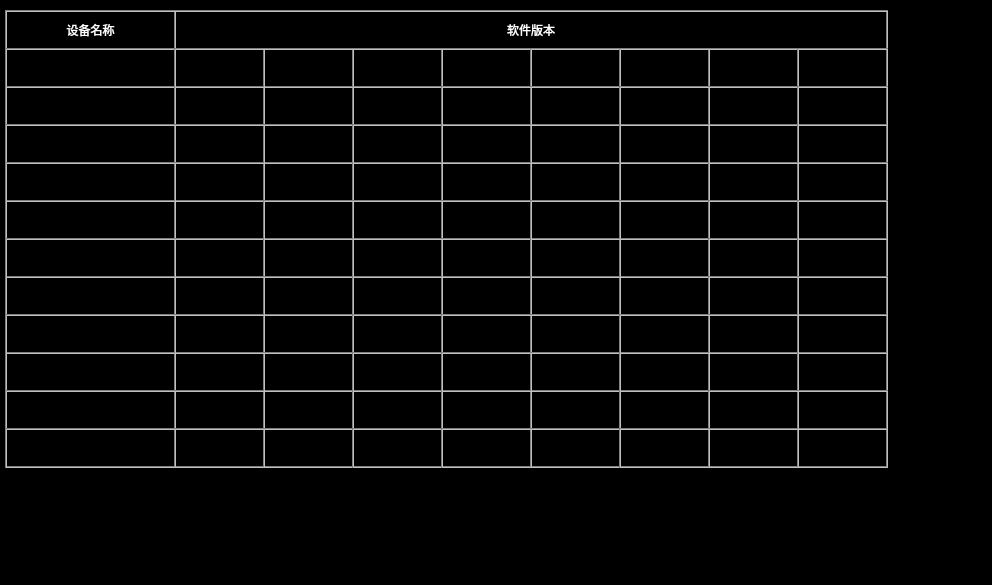
 <widget class="QDialog" name="TableControl">
  <property name="geometry">
   <rect>
    <x>0</x>
    <y>0</y>
    <width>992</width>
    <height>585</height>
   </rect>
  </property>
  <property name="windowTitle">
   <string>Dialog</string>
  </property>
  <property name="styleSheet">
   <string notr="true">QLabel
{
	color: white;
	border: 2px groove, gray;
    border-color: gray;
	font: 18px, &quot;微软雅黑&quot;;
}

QWidget
{
	background-color: black;
}

QPushButton
{
	font: 18px, &quot;微软雅黑&quot;;
    color: black;
	background-color: rgb(133, 133, 198);
	border:1px solid white;
	border-radius: 5px;
}</string>
  </property>
  <widget class="QLabel" name="lblVersion11A2">
   <property name="geometry">
    <rect>
     <x>797</x>
     <y>428</y>
     <width>91</width>
     <height>40</height>
    </rect>
   </property>
   <property name="text">
    <string/>
   </property>
   <property name="alignment">
    <set>Qt::AlignCenter</set>
   </property>
  </widget>
  <widget class="QLabel" name="lblVersion6D1">
   <property name="geometry">
    <rect>
     <x>441</x>
     <y>238</y>
     <width>91</width>
     <height>40</height>
    </rect>
   </property>
   <property name="text">
    <string/>
   </property>
   <property name="alignment">
    <set>Qt::AlignCenter</set>
   </property>
  </widget>
  <widget class="QLabel" name="lblVersion8A1">
   <property name="geometry">
    <rect>
     <x>174</x>
     <y>314</y>
     <width>91</width>
     <height>40</height>
    </rect>
   </property>
   <property name="text">
    <string/>
   </property>
   <property name="alignment">
    <set>Qt::AlignCenter</set>
   </property>
  </widget>
  <widget class="QLabel" name="lblVersion4C2">
   <property name="geometry">
    <rect>
     <x>619</x>
     <y>162</y>
     <width>91</width>
     <height>40</height>
    </rect>
   </property>
   <property name="text">
    <string/>
   </property>
   <property name="alignment">
    <set>Qt::AlignCenter</set>
   </property>
  </widget>
  <widget class="QLabel" name="lblVersion1D1">
   <property name="geometry">
    <rect>
     <x>441</x>
     <y>48</y>
     <width>91</width>
     <height>40</height>
    </rect>
   </property>
   <property name="text">
    <string/>
   </property>
   <property name="alignment">
    <set>Qt::AlignCenter</set>
   </property>
  </widget>
  <widget class="QLabel" name="lblVersion9A2">
   <property name="geometry">
    <rect>
     <x>797</x>
     <y>352</y>
     <width>91</width>
     <height>40</height>
    </rect>
   </property>
   <property name="text">
    <string/>
   </property>
   <property name="alignment">
    <set>Qt::AlignCenter</set>
   </property>
  </widget>
  <widget class="QLabel" name="lblVersion4B2">
   <property name="geometry">
    <rect>
     <x>708</x>
     <y>162</y>
     <width>91</width>
     <height>40</height>
    </rect>
   </property>
   <property name="text">
    <string/>
   </property>
   <property name="alignment">
    <set>Qt::AlignCenter</set>
   </property>
  </widget>
  <widget class="QLabel" name="lblVersion6C2">
   <property name="geometry">
    <rect>
     <x>619</x>
     <y>238</y>
     <width>91</width>
     <height>40</height>
    </rect>
   </property>
   <property name="text">
    <string/>
   </property>
   <property name="alignment">
    <set>Qt::AlignCenter</set>
   </property>
  </widget>
  <widget class="QLabel" name="lblVersion5C2">
   <property name="geometry">
    <rect>
     <x>619</x>
     <y>200</y>
     <width>91</width>
     <height>40</height>
    </rect>
   </property>
   <property name="text">
    <string/>
   </property>
   <property name="alignment">
    <set>Qt::AlignCenter</set>
   </property>
  </widget>
  <widget class="QLabel" name="lblVersion11B1">
   <property name="geometry">
    <rect>
     <x>263</x>
     <y>428</y>
     <width>91</width>
     <height>40</height>
    </rect>
   </property>
   <property name="text">
    <string/>
   </property>
   <property name="alignment">
    <set>Qt::AlignCenter</set>
   </property>
  </widget>
  <widget class="QLabel" name="lblVersion1B2">
   <property name="geometry">
    <rect>
     <x>708</x>
     <y>48</y>
     <width>91</width>
     <height>40</height>
    </rect>
   </property>
   <property name="text">
    <string/>
   </property>
   <property name="alignment">
    <set>Qt::AlignCenter</set>
   </property>
  </widget>
  <widget class="QLabel" name="lblVersion11B2">
   <property name="geometry">
    <rect>
     <x>708</x>
     <y>428</y>
     <width>91</width>
     <height>40</height>
    </rect>
   </property>
   <property name="text">
    <string/>
   </property>
   <property name="alignment">
    <set>Qt::AlignCenter</set>
   </property>
  </widget>
  <widget class="QLabel" name="lblVersion10D2">
   <property name="geometry">
    <rect>
     <x>530</x>
     <y>390</y>
     <width>91</width>
     <height>40</height>
    </rect>
   </property>
   <property name="text">
    <string/>
   </property>
   <property name="alignment">
    <set>Qt::AlignCenter</set>
   </property>
  </widget>
  <widget class="QLabel" name="lblVersion2A1">
   <property name="geometry">
    <rect>
     <x>174</x>
     <y>86</y>
     <width>91</width>
     <height>40</height>
    </rect>
   </property>
   <property name="text">
    <string/>
   </property>
   <property name="alignment">
    <set>Qt::AlignCenter</set>
   </property>
  </widget>
  <widget class="QLabel" name="lblVersion10B1">
   <property name="geometry">
    <rect>
     <x>263</x>
     <y>390</y>
     <width>91</width>
     <height>40</height>
    </rect>
   </property>
   <property name="text">
    <string/>
   </property>
   <property name="alignment">
    <set>Qt::AlignCenter</set>
   </property>
  </widget>
  <widget class="QLabel" name="lblTitle2">
   <property name="geometry">
    <rect>
     <x>174</x>
     <y>10</y>
     <width>714</width>
     <height>40</height>
    </rect>
   </property>
   <property name="text">
    <string>软件版本</string>
   </property>
   <property name="alignment">
    <set>Qt::AlignCenter</set>
   </property>
  </widget>
  <widget class="QLabel" name="lblVersion4A1">
   <property name="geometry">
    <rect>
     <x>174</x>
     <y>162</y>
     <width>91</width>
     <height>40</height>
    </rect>
   </property>
   <property name="text">
    <string/>
   </property>
   <property name="alignment">
    <set>Qt::AlignCenter</set>
   </property>
  </widget>
  <widget class="QLabel" name="lblVersion5B2">
   <property name="geometry">
    <rect>
     <x>708</x>
     <y>200</y>
     <width>91</width>
     <height>40</height>
    </rect>
   </property>
   <property name="text">
    <string/>
   </property>
   <property name="alignment">
    <set>Qt::AlignCenter</set>
   </property>
  </widget>
  <widget class="QLabel" name="lblVersion10C1">
   <property name="geometry">
    <rect>
     <x>352</x>
     <y>390</y>
     <width>91</width>
     <height>40</height>
    </rect>
   </property>
   <property name="text">
    <string/>
   </property>
   <property name="alignment">
    <set>Qt::AlignCenter</set>
   </property>
  </widget>
  <widget class="QLabel" name="lblVersion3A2">
   <property name="geometry">
    <rect>
     <x>797</x>
     <y>124</y>
     <width>91</width>
     <height>40</height>
    </rect>
   </property>
   <property name="text">
    <string/>
   </property>
   <property name="alignment">
    <set>Qt::AlignCenter</set>
   </property>
  </widget>
  <widget class="QLabel" name="lblVersion6A1">
   <property name="geometry">
    <rect>
     <x>174</x>
     <y>238</y>
     <width>91</width>
     <height>40</height>
    </rect>
   </property>
   <property name="text">
    <string/>
   </property>
   <property name="alignment">
    <set>Qt::AlignCenter</set>
   </property>
  </widget>
  <widget class="QLabel" name="lblVersion8B2">
   <property name="geometry">
    <rect>
     <x>708</x>
     <y>314</y>
     <width>91</width>
     <height>40</height>
    </rect>
   </property>
   <property name="text">
    <string/>
   </property>
   <property name="alignment">
    <set>Qt::AlignCenter</set>
   </property>
  </widget>
  <widget class="QLabel" name="lblVersion10A2">
   <property name="geometry">
    <rect>
     <x>797</x>
     <y>390</y>
     <width>91</width>
     <height>40</height>
    </rect>
   </property>
   <property name="text">
    <string/>
   </property>
   <property name="alignment">
    <set>Qt::AlignCenter</set>
   </property>
  </widget>
  <widget class="QLabel" name="lblVersion8D2">
   <property name="geometry">
    <rect>
     <x>530</x>
     <y>314</y>
     <width>91</width>
     <height>40</height>
    </rect>
   </property>
   <property name="text">
    <string/>
   </property>
   <property name="alignment">
    <set>Qt::AlignCenter</set>
   </property>
  </widget>
  <widget class="QLabel" name="lblVersion1D2">
   <property name="geometry">
    <rect>
     <x>530</x>
     <y>48</y>
     <width>91</width>
     <height>40</height>
    </rect>
   </property>
   <property name="text">
    <string/>
   </property>
   <property name="alignment">
    <set>Qt::AlignCenter</set>
   </property>
  </widget>
  <widget class="QLabel" name="lblVersion10D1">
   <property name="geometry">
    <rect>
     <x>441</x>
     <y>390</y>
     <width>91</width>
     <height>40</height>
    </rect>
   </property>
   <property name="text">
    <string/>
   </property>
   <property name="alignment">
    <set>Qt::AlignCenter</set>
   </property>
  </widget>
  <widget class="QLabel" name="lblVersion3D2">
   <property name="geometry">
    <rect>
     <x>530</x>
     <y>124</y>
     <width>91</width>
     <height>40</height>
    </rect>
   </property>
   <property name="text">
    <string/>
   </property>
   <property name="alignment">
    <set>Qt::AlignCenter</set>
   </property>
  </widget>
  <widget class="QLabel" name="lblVersion11D2">
   <property name="geometry">
    <rect>
     <x>530</x>
     <y>428</y>
     <width>91</width>
     <height>40</height>
    </rect>
   </property>
   <property name="text">
    <string/>
   </property>
   <property name="alignment">
    <set>Qt::AlignCenter</set>
   </property>
  </widget>
  <widget class="QLabel" name="lblVersion7B1">
   <property name="geometry">
    <rect>
     <x>263</x>
     <y>276</y>
     <width>91</width>
     <height>40</height>
    </rect>
   </property>
   <property name="text">
    <string/>
   </property>
   <property name="alignment">
    <set>Qt::AlignCenter</set>
   </property>
  </widget>
  <widget class="QLabel" name="lblVersion9B1">
   <property name="geometry">
    <rect>
     <x>263</x>
     <y>352</y>
     <width>91</width>
     <height>40</height>
    </rect>
   </property>
   <property name="text">
    <string/>
   </property>
   <property name="alignment">
    <set>Qt::AlignCenter</set>
   </property>
  </widget>
  <widget class="QLabel" name="lblVersion4D1">
   <property name="geometry">
    <rect>
     <x>441</x>
     <y>162</y>
     <width>91</width>
     <height>40</height>
    </rect>
   </property>
   <property name="text">
    <string/>
   </property>
   <property name="alignment">
    <set>Qt::AlignCenter</set>
   </property>
  </widget>
  <widget class="QLabel" name="lblVersion6A2">
   <property name="geometry">
    <rect>
     <x>797</x>
     <y>238</y>
     <width>91</width>
     <height>40</height>
    </rect>
   </property>
   <property name="text">
    <string/>
   </property>
   <property name="alignment">
    <set>Qt::AlignCenter</set>
   </property>
  </widget>
  <widget class="QLabel" name="lblVersion6B1">
   <property name="geometry">
    <rect>
     <x>263</x>
     <y>238</y>
     <width>91</width>
     <height>40</height>
    </rect>
   </property>
   <property name="text">
    <string/>
   </property>
   <property name="alignment">
    <set>Qt::AlignCenter</set>
   </property>
  </widget>
  <widget class="QLabel" name="lblVersion6B2">
   <property name="geometry">
    <rect>
     <x>708</x>
     <y>238</y>
     <width>91</width>
     <height>40</height>
    </rect>
   </property>
   <property name="text">
    <string/>
   </property>
   <property name="alignment">
    <set>Qt::AlignCenter</set>
   </property>
  </widget>
  <widget class="QLabel" name="lblVersion11C1">
   <property name="geometry">
    <rect>
     <x>352</x>
     <y>428</y>
     <width>91</width>
     <height>40</height>
    </rect>
   </property>
   <property name="text">
    <string/>
   </property>
   <property name="alignment">
    <set>Qt::AlignCenter</set>
   </property>
  </widget>
  <widget class="QLabel" name="lblVersion9D2">
   <property name="geometry">
    <rect>
     <x>530</x>
     <y>352</y>
     <width>91</width>
     <height>40</height>
    </rect>
   </property>
   <property name="text">
    <string/>
   </property>
   <property name="alignment">
    <set>Qt::AlignCenter</set>
   </property>
  </widget>
  <widget class="QLabel" name="lblVersion4D2">
   <property name="geometry">
    <rect>
     <x>530</x>
     <y>162</y>
     <width>91</width>
     <height>40</height>
    </rect>
   </property>
   <property name="text">
    <string/>
   </property>
   <property name="alignment">
    <set>Qt::AlignCenter</set>
   </property>
  </widget>
  <widget class="QLabel" name="lblVersion8B1">
   <property name="geometry">
    <rect>
     <x>263</x>
     <y>314</y>
     <width>91</width>
     <height>40</height>
    </rect>
   </property>
   <property name="text">
    <string/>
   </property>
   <property name="alignment">
    <set>Qt::AlignCenter</set>
   </property>
  </widget>
  <widget class="QLabel" name="lblVersion7A1">
   <property name="geometry">
    <rect>
     <x>174</x>
     <y>276</y>
     <width>91</width>
     <height>40</height>
    </rect>
   </property>
   <property name="text">
    <string/>
   </property>
   <property name="alignment">
    <set>Qt::AlignCenter</set>
   </property>
  </widget>
  <widget class="QLabel" name="lblVersion2B2">
   <property name="geometry">
    <rect>
     <x>708</x>
     <y>86</y>
     <width>91</width>
     <height>40</height>
    </rect>
   </property>
   <property name="text">
    <string/>
   </property>
   <property name="alignment">
    <set>Qt::AlignCenter</set>
   </property>
  </widget>
  <widget class="QLabel" name="lblVersion2C1">
   <property name="geometry">
    <rect>
     <x>352</x>
     <y>86</y>
     <width>91</width>
     <height>40</height>
    </rect>
   </property>
   <property name="text">
    <string/>
   </property>
   <property name="alignment">
    <set>Qt::AlignCenter</set>
   </property>
  </widget>
  <widget class="QLabel" name="lblDeviceName7">
   <property name="geometry">
    <rect>
     <x>5</x>
     <y>276</y>
     <width>171</width>
     <height>40</height>
    </rect>
   </property>
   <property name="text">
    <string/>
   </property>
   <property name="alignment">
    <set>Qt::AlignCenter</set>
   </property>
  </widget>
  <widget class="QLabel" name="lblVersion9B2">
   <property name="geometry">
    <rect>
     <x>708</x>
     <y>352</y>
     <width>91</width>
     <height>40</height>
    </rect>
   </property>
   <property name="text">
    <string/>
   </property>
   <property name="alignment">
    <set>Qt::AlignCenter</set>
   </property>
  </widget>
  <widget class="QLabel" name="lblTitle1">
   <property name="geometry">
    <rect>
     <x>5</x>
     <y>10</y>
     <width>171</width>
     <height>40</height>
    </rect>
   </property>
   <property name="text">
    <string>设备名称</string>
   </property>
   <property name="alignment">
    <set>Qt::AlignCenter</set>
   </property>
  </widget>
  <widget class="QLabel" name="lblVersion4A2">
   <property name="geometry">
    <rect>
     <x>797</x>
     <y>162</y>
     <width>91</width>
     <height>40</height>
    </rect>
   </property>
   <property name="text">
    <string/>
   </property>
   <property name="alignment">
    <set>Qt::AlignCenter</set>
   </property>
  </widget>
  <widget class="QLabel" name="lblVersion4B1">
   <property name="geometry">
    <rect>
     <x>263</x>
     <y>162</y>
     <width>91</width>
     <height>40</height>
    </rect>
   </property>
   <property name="text">
    <string/>
   </property>
   <property name="alignment">
    <set>Qt::AlignCenter</set>
   </property>
  </widget>
  <widget class="QLabel" name="lblVersion10A1">
   <property name="geometry">
    <rect>
     <x>174</x>
     <y>390</y>
     <width>91</width>
     <height>40</height>
    </rect>
   </property>
   <property name="text">
    <string/>
   </property>
   <property name="alignment">
    <set>Qt::AlignCenter</set>
   </property>
  </widget>
  <widget class="QLabel" name="lblVersion1C1">
   <property name="geometry">
    <rect>
     <x>352</x>
     <y>48</y>
     <width>91</width>
     <height>40</height>
    </rect>
   </property>
   <property name="text">
    <string/>
   </property>
   <property name="alignment">
    <set>Qt::AlignCenter</set>
   </property>
  </widget>
  <widget class="QLabel" name="lblVersion3D1">
   <property name="geometry">
    <rect>
     <x>441</x>
     <y>124</y>
     <width>91</width>
     <height>40</height>
    </rect>
   </property>
   <property name="text">
    <string/>
   </property>
   <property name="alignment">
    <set>Qt::AlignCenter</set>
   </property>
  </widget>
  <widget class="QLabel" name="lblVersion5A2">
   <property name="geometry">
    <rect>
     <x>797</x>
     <y>200</y>
     <width>91</width>
     <height>40</height>
    </rect>
   </property>
   <property name="text">
    <string/>
   </property>
   <property name="alignment">
    <set>Qt::AlignCenter</set>
   </property>
  </widget>
  <widget class="QLabel" name="lblVersion9A1">
   <property name="geometry">
    <rect>
     <x>174</x>
     <y>352</y>
     <width>91</width>
     <height>40</height>
    </rect>
   </property>
   <property name="text">
    <string/>
   </property>
   <property name="alignment">
    <set>Qt::AlignCenter</set>
   </property>
  </widget>
  <widget class="QLabel" name="lblVersion7C1">
   <property name="geometry">
    <rect>
     <x>352</x>
     <y>276</y>
     <width>91</width>
     <height>40</height>
    </rect>
   </property>
   <property name="text">
    <string/>
   </property>
   <property name="alignment">
    <set>Qt::AlignCenter</set>
   </property>
  </widget>
  <widget class="QLabel" name="lblVersion4C1">
   <property name="geometry">
    <rect>
     <x>352</x>
     <y>162</y>
     <width>91</width>
     <height>40</height>
    </rect>
   </property>
   <property name="text">
    <string/>
   </property>
   <property name="alignment">
    <set>Qt::AlignCenter</set>
   </property>
  </widget>
  <widget class="QLabel" name="lblVersion5D1">
   <property name="geometry">
    <rect>
     <x>441</x>
     <y>200</y>
     <width>91</width>
     <height>40</height>
    </rect>
   </property>
   <property name="text">
    <string/>
   </property>
   <property name="alignment">
    <set>Qt::AlignCenter</set>
   </property>
  </widget>
  <widget class="QLabel" name="lblVersion8C1">
   <property name="geometry">
    <rect>
     <x>352</x>
     <y>314</y>
     <width>91</width>
     <height>40</height>
    </rect>
   </property>
   <property name="text">
    <string/>
   </property>
   <property name="alignment">
    <set>Qt::AlignCenter</set>
   </property>
  </widget>
  <widget class="QLabel" name="lblVersion11A1">
   <property name="geometry">
    <rect>
     <x>174</x>
     <y>428</y>
     <width>91</width>
     <height>40</height>
    </rect>
   </property>
   <property name="text">
    <string/>
   </property>
   <property name="alignment">
    <set>Qt::AlignCenter</set>
   </property>
  </widget>
  <widget class="QLabel" name="lblDeviceName9">
   <property name="geometry">
    <rect>
     <x>5</x>
     <y>352</y>
     <width>171</width>
     <height>40</height>
    </rect>
   </property>
   <property name="text">
    <string/>
   </property>
   <property name="alignment">
    <set>Qt::AlignCenter</set>
   </property>
  </widget>
  <widget class="QLabel" name="lblVersion7D2">
   <property name="geometry">
    <rect>
     <x>530</x>
     <y>276</y>
     <width>91</width>
     <height>40</height>
    </rect>
   </property>
   <property name="text">
    <string/>
   </property>
   <property name="alignment">
    <set>Qt::AlignCenter</set>
   </property>
  </widget>
  <widget class="QLabel" name="lblVersion5A1">
   <property name="geometry">
    <rect>
     <x>174</x>
     <y>200</y>
     <width>91</width>
     <height>40</height>
    </rect>
   </property>
   <property name="text">
    <string/>
   </property>
   <property name="alignment">
    <set>Qt::AlignCenter</set>
   </property>
  </widget>
  <widget class="QLabel" name="lblVersion10C2">
   <property name="geometry">
    <rect>
     <x>619</x>
     <y>390</y>
     <width>91</width>
     <height>40</height>
    </rect>
   </property>
   <property name="text">
    <string/>
   </property>
   <property name="alignment">
    <set>Qt::AlignCenter</set>
   </property>
  </widget>
  <widget class="QLabel" name="lblDeviceName5">
   <property name="geometry">
    <rect>
     <x>5</x>
     <y>200</y>
     <width>171</width>
     <height>40</height>
    </rect>
   </property>
   <property name="text">
    <string/>
   </property>
   <property name="alignment">
    <set>Qt::AlignCenter</set>
   </property>
  </widget>
  <widget class="QLabel" name="lblDeviceName2">
   <property name="geometry">
    <rect>
     <x>5</x>
     <y>86</y>
     <width>171</width>
     <height>40</height>
    </rect>
   </property>
   <property name="text">
    <string/>
   </property>
   <property name="alignment">
    <set>Qt::AlignCenter</set>
   </property>
  </widget>
  <widget class="QLabel" name="lblVersion9C1">
   <property name="geometry">
    <rect>
     <x>352</x>
     <y>352</y>
     <width>91</width>
     <height>40</height>
    </rect>
   </property>
   <property name="text">
    <string/>
   </property>
   <property name="alignment">
    <set>Qt::AlignCenter</set>
   </property>
  </widget>
  <widget class="QLabel" name="lblVersion7D1">
   <property name="geometry">
    <rect>
     <x>441</x>
     <y>276</y>
     <width>91</width>
     <height>40</height>
    </rect>
   </property>
   <property name="text">
    <string/>
   </property>
   <property name="alignment">
    <set>Qt::AlignCenter</set>
   </property>
  </widget>
  <widget class="QLabel" name="lblVersion2B1">
   <property name="geometry">
    <rect>
     <x>263</x>
     <y>86</y>
     <width>91</width>
     <height>40</height>
    </rect>
   </property>
   <property name="text">
    <string/>
   </property>
   <property name="alignment">
    <set>Qt::AlignCenter</set>
   </property>
  </widget>
  <widget class="QLabel" name="lblVersion9C2">
   <property name="geometry">
    <rect>
     <x>619</x>
     <y>352</y>
     <width>91</width>
     <height>40</height>
    </rect>
   </property>
   <property name="text">
    <string/>
   </property>
   <property name="alignment">
    <set>Qt::AlignCenter</set>
   </property>
  </widget>
  <widget class="QLabel" name="lblVersion3C2">
   <property name="geometry">
    <rect>
     <x>619</x>
     <y>124</y>
     <width>91</width>
     <height>40</height>
    </rect>
   </property>
   <property name="text">
    <string/>
   </property>
   <property name="alignment">
    <set>Qt::AlignCenter</set>
   </property>
  </widget>
  <widget class="QLabel" name="lblDeviceName10">
   <property name="geometry">
    <rect>
     <x>5</x>
     <y>390</y>
     <width>171</width>
     <height>40</height>
    </rect>
   </property>
   <property name="text">
    <string/>
   </property>
   <property name="alignment">
    <set>Qt::AlignCenter</set>
   </property>
  </widget>
  <widget class="QLabel" name="lblVersion3B1">
   <property name="geometry">
    <rect>
     <x>263</x>
     <y>124</y>
     <width>91</width>
     <height>40</height>
    </rect>
   </property>
   <property name="text">
    <string/>
   </property>
   <property name="alignment">
    <set>Qt::AlignCenter</set>
   </property>
  </widget>
  <widget class="QLabel" name="lblVersion7C2">
   <property name="geometry">
    <rect>
     <x>619</x>
     <y>276</y>
     <width>91</width>
     <height>40</height>
    </rect>
   </property>
   <property name="text">
    <string/>
   </property>
   <property name="alignment">
    <set>Qt::AlignCenter</set>
   </property>
  </widget>
  <widget class="QLabel" name="lblDeviceName8">
   <property name="geometry">
    <rect>
     <x>5</x>
     <y>314</y>
     <width>171</width>
     <height>40</height>
    </rect>
   </property>
   <property name="text">
    <string/>
   </property>
   <property name="alignment">
    <set>Qt::AlignCenter</set>
   </property>
  </widget>
  <widget class="QLabel" name="lblVersion8A2">
   <property name="geometry">
    <rect>
     <x>797</x>
     <y>314</y>
     <width>91</width>
     <height>40</height>
    </rect>
   </property>
   <property name="text">
    <string/>
   </property>
   <property name="alignment">
    <set>Qt::AlignCenter</set>
   </property>
  </widget>
  <widget class="QLabel" name="lblVersion5C1">
   <property name="geometry">
    <rect>
     <x>352</x>
     <y>200</y>
     <width>91</width>
     <height>40</height>
    </rect>
   </property>
   <property name="text">
    <string/>
   </property>
   <property name="alignment">
    <set>Qt::AlignCenter</set>
   </property>
  </widget>
  <widget class="QLabel" name="lblVersion11D1">
   <property name="geometry">
    <rect>
     <x>441</x>
     <y>428</y>
     <width>91</width>
     <height>40</height>
    </rect>
   </property>
   <property name="text">
    <string/>
   </property>
   <property name="alignment">
    <set>Qt::AlignCenter</set>
   </property>
  </widget>
  <widget class="QLabel" name="lblVersion6C1">
   <property name="geometry">
    <rect>
     <x>352</x>
     <y>238</y>
     <width>91</width>
     <height>40</height>
    </rect>
   </property>
   <property name="text">
    <string/>
   </property>
   <property name="alignment">
    <set>Qt::AlignCenter</set>
   </property>
  </widget>
  <widget class="QLabel" name="lblVersion2D2">
   <property name="geometry">
    <rect>
     <x>530</x>
     <y>86</y>
     <width>91</width>
     <height>40</height>
    </rect>
   </property>
   <property name="text">
    <string/>
   </property>
   <property name="alignment">
    <set>Qt::AlignCenter</set>
   </property>
  </widget>
  <widget class="QLabel" name="lblVersion8D1">
   <property name="geometry">
    <rect>
     <x>441</x>
     <y>314</y>
     <width>91</width>
     <height>40</height>
    </rect>
   </property>
   <property name="text">
    <string/>
   </property>
   <property name="alignment">
    <set>Qt::AlignCenter</set>
   </property>
  </widget>
  <widget class="QLabel" name="lblVersion7A2">
   <property name="geometry">
    <rect>
     <x>797</x>
     <y>276</y>
     <width>91</width>
     <height>40</height>
    </rect>
   </property>
   <property name="text">
    <string/>
   </property>
   <property name="alignment">
    <set>Qt::AlignCenter</set>
   </property>
  </widget>
  <widget class="QLabel" name="lblVersion1C2">
   <property name="geometry">
    <rect>
     <x>619</x>
     <y>48</y>
     <width>91</width>
     <height>40</height>
    </rect>
   </property>
   <property name="text">
    <string/>
   </property>
   <property name="alignment">
    <set>Qt::AlignCenter</set>
   </property>
  </widget>
  <widget class="QLabel" name="lblVersion1A2">
   <property name="geometry">
    <rect>
     <x>797</x>
     <y>48</y>
     <width>91</width>
     <height>40</height>
    </rect>
   </property>
   <property name="text">
    <string/>
   </property>
   <property name="alignment">
    <set>Qt::AlignCenter</set>
   </property>
  </widget>
  <widget class="QLabel" name="lblDeviceName6">
   <property name="geometry">
    <rect>
     <x>5</x>
     <y>238</y>
     <width>171</width>
     <height>40</height>
    </rect>
   </property>
   <property name="text">
    <string/>
   </property>
   <property name="alignment">
    <set>Qt::AlignCenter</set>
   </property>
  </widget>
  <widget class="QLabel" name="lblVersion1B1">
   <property name="geometry">
    <rect>
     <x>263</x>
     <y>48</y>
     <width>91</width>
     <height>40</height>
    </rect>
   </property>
   <property name="text">
    <string/>
   </property>
   <property name="alignment">
    <set>Qt::AlignCenter</set>
   </property>
  </widget>
  <widget class="QLabel" name="lblVersion7B2">
   <property name="geometry">
    <rect>
     <x>708</x>
     <y>276</y>
     <width>91</width>
     <height>40</height>
    </rect>
   </property>
   <property name="text">
    <string/>
   </property>
   <property name="alignment">
    <set>Qt::AlignCenter</set>
   </property>
  </widget>
  <widget class="QLabel" name="lblVersion3B2">
   <property name="geometry">
    <rect>
     <x>708</x>
     <y>124</y>
     <width>91</width>
     <height>40</height>
    </rect>
   </property>
   <property name="text">
    <string/>
   </property>
   <property name="alignment">
    <set>Qt::AlignCenter</set>
   </property>
  </widget>
  <widget class="QLabel" name="lblDeviceName1">
   <property name="geometry">
    <rect>
     <x>5</x>
     <y>48</y>
     <width>171</width>
     <height>40</height>
    </rect>
   </property>
   <property name="text">
    <string/>
   </property>
   <property name="alignment">
    <set>Qt::AlignCenter</set>
   </property>
  </widget>
  <widget class="QLabel" name="lblVersion3A1">
   <property name="geometry">
    <rect>
     <x>174</x>
     <y>124</y>
     <width>91</width>
     <height>40</height>
    </rect>
   </property>
   <property name="text">
    <string/>
   </property>
   <property name="alignment">
    <set>Qt::AlignCenter</set>
   </property>
  </widget>
  <widget class="QLabel" name="lblDeviceName3">
   <property name="geometry">
    <rect>
     <x>5</x>
     <y>124</y>
     <width>171</width>
     <height>40</height>
    </rect>
   </property>
   <property name="text">
    <string/>
   </property>
   <property name="alignment">
    <set>Qt::AlignCenter</set>
   </property>
  </widget>
  <widget class="QLabel" name="lblVersion2A2">
   <property name="geometry">
    <rect>
     <x>797</x>
     <y>86</y>
     <width>91</width>
     <height>40</height>
    </rect>
   </property>
   <property name="text">
    <string/>
   </property>
   <property name="alignment">
    <set>Qt::AlignCenter</set>
   </property>
  </widget>
  <widget class="QLabel" name="lblDeviceName4">
   <property name="geometry">
    <rect>
     <x>5</x>
     <y>162</y>
     <width>171</width>
     <height>40</height>
    </rect>
   </property>
   <property name="text">
    <string/>
   </property>
   <property name="alignment">
    <set>Qt::AlignCenter</set>
   </property>
  </widget>
  <widget class="QLabel" name="lblVersion2C2">
   <property name="geometry">
    <rect>
     <x>619</x>
     <y>86</y>
     <width>91</width>
     <height>40</height>
    </rect>
   </property>
   <property name="text">
    <string/>
   </property>
   <property name="alignment">
    <set>Qt::AlignCenter</set>
   </property>
  </widget>
  <widget class="QLabel" name="lblVersion6D2">
   <property name="geometry">
    <rect>
     <x>530</x>
     <y>238</y>
     <width>91</width>
     <height>40</height>
    </rect>
   </property>
   <property name="text">
    <string/>
   </property>
   <property name="alignment">
    <set>Qt::AlignCenter</set>
   </property>
  </widget>
  <widget class="QLabel" name="lblVersion9D1">
   <property name="geometry">
    <rect>
     <x>441</x>
     <y>352</y>
     <width>91</width>
     <height>40</height>
    </rect>
   </property>
   <property name="text">
    <string/>
   </property>
   <property name="alignment">
    <set>Qt::AlignCenter</set>
   </property>
  </widget>
  <widget class="QLabel" name="lblVersion8C2">
   <property name="geometry">
    <rect>
     <x>619</x>
     <y>314</y>
     <width>91</width>
     <height>40</height>
    </rect>
   </property>
   <property name="text">
    <string/>
   </property>
   <property name="alignment">
    <set>Qt::AlignCenter</set>
   </property>
  </widget>
  <widget class="QLabel" name="lblVersion3C1">
   <property name="geometry">
    <rect>
     <x>352</x>
     <y>124</y>
     <width>91</width>
     <height>40</height>
    </rect>
   </property>
   <property name="text">
    <string/>
   </property>
   <property name="alignment">
    <set>Qt::AlignCenter</set>
   </property>
  </widget>
  <widget class="QLabel" name="lblVersion1A1">
   <property name="geometry">
    <rect>
     <x>174</x>
     <y>48</y>
     <width>91</width>
     <height>40</height>
    </rect>
   </property>
   <property name="text">
    <string/>
   </property>
   <property name="alignment">
    <set>Qt::AlignCenter</set>
   </property>
  </widget>
  <widget class="QLabel" name="lblVersion10B2">
   <property name="geometry">
    <rect>
     <x>708</x>
     <y>390</y>
     <width>91</width>
     <height>40</height>
    </rect>
   </property>
   <property name="text">
    <string/>
   </property>
   <property name="alignment">
    <set>Qt::AlignCenter</set>
   </property>
  </widget>
  <widget class="QLabel" name="lblVersion5B1">
   <property name="geometry">
    <rect>
     <x>263</x>
     <y>200</y>
     <width>91</width>
     <height>40</height>
    </rect>
   </property>
   <property name="text">
    <string/>
   </property>
   <property name="alignment">
    <set>Qt::AlignCenter</set>
   </property>
  </widget>
  <widget class="QLabel" name="lblVersion11C2">
   <property name="geometry">
    <rect>
     <x>619</x>
     <y>428</y>
     <width>91</width>
     <height>40</height>
    </rect>
   </property>
   <property name="text">
    <string/>
   </property>
   <property name="alignment">
    <set>Qt::AlignCenter</set>
   </property>
  </widget>
  <widget class="QLabel" name="lblDeviceName11">
   <property name="geometry">
    <rect>
     <x>5</x>
     <y>428</y>
     <width>171</width>
     <height>40</height>
    </rect>
   </property>
   <property name="text">
    <string/>
   </property>
   <property name="alignment">
    <set>Qt::AlignCenter</set>
   </property>
  </widget>
  <widget class="QLabel" name="lblVersion2D1">
   <property name="geometry">
    <rect>
     <x>441</x>
     <y>86</y>
     <width>91</width>
     <height>40</height>
    </rect>
   </property>
   <property name="text">
    <string/>
   </property>
   <property name="alignment">
    <set>Qt::AlignCenter</set>
   </property>
  </widget>
  <widget class="QLabel" name="lblVersion5D2">
   <property name="geometry">
    <rect>
     <x>530</x>
     <y>200</y>
     <width>91</width>
     <height>40</height>
    </rect>
   </property>
   <property name="text">
    <string/>
   </property>
   <property name="alignment">
    <set>Qt::AlignCenter</set>
   </property>
  </widget>
 </widget>
